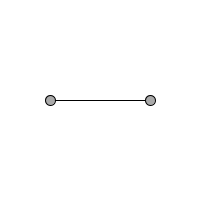
Frame 1 (no input)
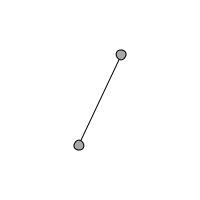
Frame 60 (the mouse pressed at the canvas centre just before this capture)
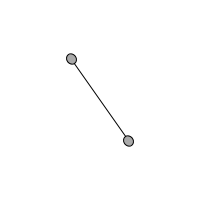
Frame 120 (the mouse held since frame 60 and released just before this capture)

The Processing sketch that drew these frames (run headless with seeded random() and noise(); from frame 60 on, the mouse is pressed at the canvas centre):

// Processing sketch: baton_rotatingExercise
// ── baton_rotatingExercise.pde
float theta = 0;

void setup(){
  size(200,200);
}

void draw(){
  background(255);
  translate(width/2,height/2);
  rotate(radians(theta));
  
  line(-50,0,50,0);
  fill(170);
  circle(-50,0,10);
  circle(50,0,10);
  theta+=5;
}
